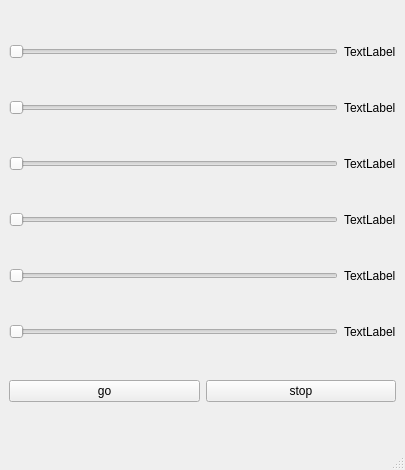
<?xml version="1.0" encoding="UTF-8"?>
<ui version="4.0">
 <class>MainWindow</class>
 <widget class="QMainWindow" name="MainWindow">
  <property name="geometry">
   <rect>
    <x>0</x>
    <y>0</y>
    <width>405</width>
    <height>470</height>
   </rect>
  </property>
  <property name="windowTitle">
   <string>MainWindow</string>
  </property>
  <widget class="QWidget" name="centralwidget">
   <layout class="QGridLayout" name="gridLayout_2">
    <item row="0" column="0">
     <layout class="QGridLayout" name="gridLayout">
      <item row="0" column="0">
       <widget class="QSlider" name="joint1_slide">
        <property name="orientation">
         <enum>Qt::Horizontal</enum>
        </property>
       </widget>
      </item>
      <item row="0" column="1">
       <widget class="QLabel" name="joint1_val">
        <property name="text">
         <string>TextLabel</string>
        </property>
       </widget>
      </item>
     </layout>
    </item>
    <item row="1" column="0">
     <layout class="QGridLayout" name="gridLayout_3">
      <item row="0" column="0">
       <widget class="QSlider" name="joint2_slide">
        <property name="orientation">
         <enum>Qt::Horizontal</enum>
        </property>
       </widget>
      </item>
      <item row="0" column="1">
       <widget class="QLabel" name="joint2_val">
        <property name="text">
         <string>TextLabel</string>
        </property>
       </widget>
      </item>
     </layout>
    </item>
    <item row="2" column="0">
     <layout class="QGridLayout" name="gridLayout_4">
      <item row="0" column="0">
       <widget class="QSlider" name="joint3_slide">
        <property name="orientation">
         <enum>Qt::Horizontal</enum>
        </property>
       </widget>
      </item>
      <item row="0" column="1">
       <widget class="QLabel" name="joint3_val">
        <property name="text">
         <string>TextLabel</string>
        </property>
       </widget>
      </item>
     </layout>
    </item>
    <item row="3" column="0">
     <layout class="QGridLayout" name="gridLayout_5">
      <item row="0" column="0">
       <widget class="QSlider" name="joint4_slide">
        <property name="orientation">
         <enum>Qt::Horizontal</enum>
        </property>
       </widget>
      </item>
      <item row="0" column="1">
       <widget class="QLabel" name="joint4_val">
        <property name="text">
         <string>TextLabel</string>
        </property>
       </widget>
      </item>
     </layout>
    </item>
    <item row="4" column="0">
     <layout class="QGridLayout" name="gridLayout_6">
      <item row="0" column="0">
       <widget class="QSlider" name="joint5_slide">
        <property name="orientation">
         <enum>Qt::Horizontal</enum>
        </property>
       </widget>
      </item>
      <item row="0" column="1">
       <widget class="QLabel" name="joint5_val">
        <property name="text">
         <string>TextLabel</string>
        </property>
       </widget>
      </item>
     </layout>
    </item>
    <item row="5" column="0">
     <layout class="QGridLayout" name="gridLayout_8">
      <item row="0" column="0">
       <widget class="QSlider" name="joint6_slide">
        <property name="orientation">
         <enum>Qt::Horizontal</enum>
        </property>
       </widget>
      </item>
      <item row="0" column="1">
       <widget class="QLabel" name="joint6_val">
        <property name="text">
         <string>TextLabel</string>
        </property>
       </widget>
      </item>
     </layout>
    </item>
    <item row="6" column="0">
     <layout class="QGridLayout" name="gridLayout_7">
      <item row="0" column="0">
       <widget class="QPushButton" name="go_button">
        <property name="text">
         <string>go</string>
        </property>
       </widget>
      </item>
      <item row="0" column="1">
       <widget class="QPushButton" name="stop_button">
        <property name="text">
         <string>stop</string>
        </property>
       </widget>
      </item>
     </layout>
    </item>
   </layout>
  </widget>
  <widget class="QStatusBar" name="statusbar"/>
 </widget>
 <resources/>
 <connections/>
</ui>
